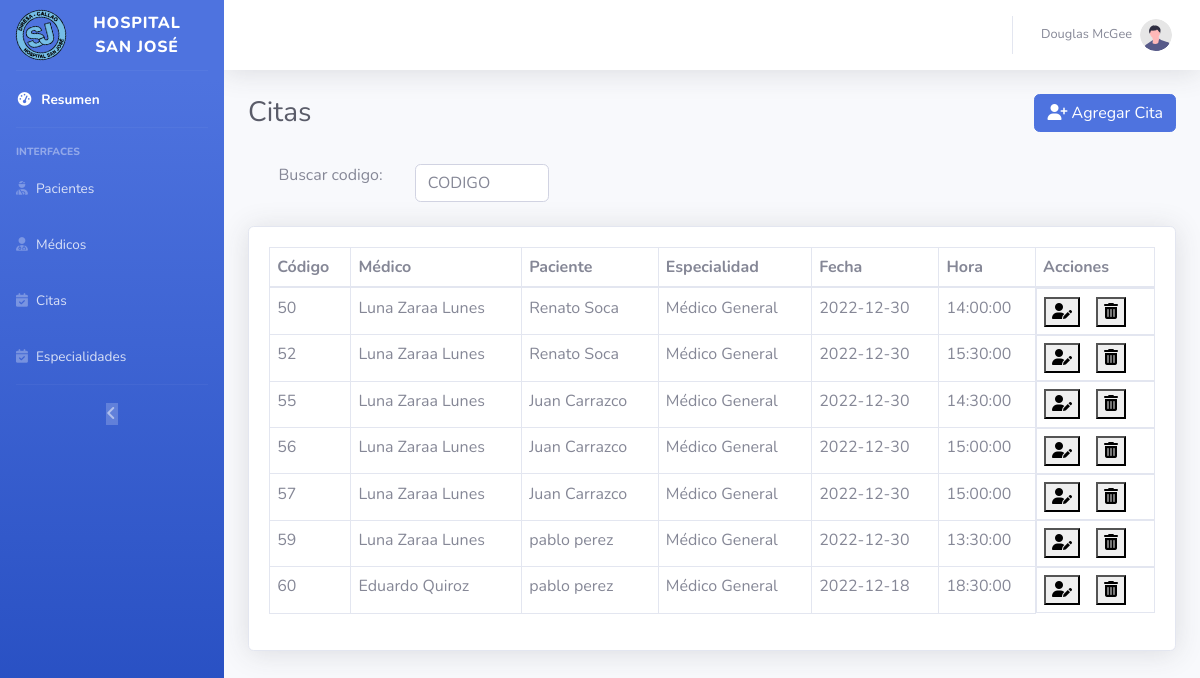
The app's page /admin/citas (signed in) with its own data.
### tables this page shows
CREATE TABLE `cita` (
  `id` int NOT NULL,
  `ID_Paciente` int NOT NULL,
  `ID_Medico` int NOT NULL,
  `ID_Horario` int NOT NULL,
  `Area` varchar(50) NOT NULL,
  `Fecha_Creacion` timestamp NOT NULL DEFAULT CURRENT_TIMESTAMP ON UPDATE CURRENT_TIMESTAMP,
  `Estado` varchar(50) NOT NULL
);

CREATE TABLE `medico` (
  `id` int NOT NULL,
  `ID_Especialidad` int NOT NULL,
  `Nombre` varchar(50) NOT NULL,
  `Ape_Paterno` varchar(50) NOT NULL,
  `Ape_Materno` varchar(50) NOT NULL,
  `Genero` varchar(15) NOT NULL,
  `T_Doc` varchar(20) NOT NULL,
  `Nro_Doc` char(15) NOT NULL,
  `Telefono` char(9) NOT NULL,
  `Fecha_Creacion` timestamp NOT NULL DEFAULT CURRENT_TIMESTAMP ON UPDATE CURRENT_TIMESTAMP,
  `Estado` varchar(15) NOT NULL DEFAULT 'Activo',
  `id_login` int NOT NULL
);

CREATE TABLE `paciente` (
  `id` int NOT NULL,
  `Nombre` varchar(50) NOT NULL,
  `Ape_Paterno` varchar(50) NOT NULL,
  `Ape_Materno` varchar(50) NOT NULL,
  `Edad` char(3) NOT NULL,
  `Genero` varchar(30) NOT NULL,
  `T_Doc` varchar(50) NOT NULL,
  `Nr_Doc` char(15) NOT NULL,
  `Fecha_Nacimiento` date NOT NULL,
  `Telefono` char(9) NOT NULL,
  `Fecha_Creacion` timestamp NOT NULL DEFAULT CURRENT_TIMESTAMP ON UPDATE CURRENT_TIMESTAMP,
  `Estado` varchar(20) NOT NULL DEFAULT 'Activo',
  `id_login` int NOT NULL
);

CREATE TABLE `horario` (
  `id` int NOT NULL,
  `ID_Medico` int NOT NULL,
  `Fecha` date NOT NULL,
  `Hora_Inicio` time NOT NULL,
  `Hora_Fin` time NOT NULL,
  `Intervalo` int NOT NULL,
  `Hora` time NOT NULL,
  `Fecha_Creacion` timestamp NOT NULL DEFAULT CURRENT_TIMESTAMP ON UPDATE CURRENT_TIMESTAMP,
  `Estado` varchar(30) NOT NULL
);

### controllers/AdminCitasController.php (called while the page is built, shortened)
<?php
class AdminCitasController
{
    public static function citas(Router $router)
    {
        if ($_SESSION['usuario'] == 1) {
            $especialidades = Especialidades::allActivos();
            $medicos = Medico::allActivos();
            $horarios = Horario::allDisponibles();
            $pacientes = Paciente::allActivos();
            $citaMostrar = Cita::allEspera();
            foreach ($citaMostrar as $row) {
                $paciente = Paciente::find($row->ID_Paciente);
                $row->NombrePaciente = $paciente->Nombre . " " . $paciente->Ape_Paterno;
                $medico = Medico::find($row->ID_Medico);
                $row->NombreMedico = $medico->Nombre . " " . $medico->Ape_Paterno;
                $horario = Horario::find($row->ID_Horario);
                $row->Fecha_Cita = $horario->Fecha;
                $row->Hora_Cita = $horario->Hora;
            }
        } else {
            header('Location: /');
        }
        $router->render('admin/citas/index', 'layout-admin', [
            'especialidades' => $especialidades,
            'medicos' => $medicos,
            'horarios' => $horarios,
            'pacientes' => $pacientes,
            'citaMostrar' => $citaMostrar,
        ]);
    }
}

### public/index.php (called while the page is built, shortened)
<?php
$router = new Router();
$router->get('/', [PageController::class, 'index']);
$router->get('/nosotros', [PageController::class, 'nosotros']);
$router->get('/servicios', [PageController::class, 'servicios']);
$router->get('/medicos', [PageController::class, 'medicos']);
$router->get('/contacto', [PageController::class, 'contacto']);
$router->post('/contacto', [PageController::class, 'contacto']);
$router->get('/admin/index', [AdminPacientesController::class, 'index']);
$router->get('/admin/pacientes', [AdminPacientesController::class, 'pacientes']);
$router->get('/pacientes/reporte', [ReportesController::class, 'pacienteReporte']);
$router->post('/pacientes/registrar', [AdminPacientesController::class, 'pacientesRegistrar']);
$router->post('/pacientes/eliminar', [AdminPacientesController::class, 'pacientesEliminar']);
$router->post('/pacientes/actualizar', [AdminPacientesController::class, 'pacientesActualizar']);
$router->post('/pacientes/historial', [AdminPacientesController::class, 'historial']);
$router->post('/pacientes/detallemedico', [AdminPacientesController::class, 'detallemedico']);
$router->get('/admin/medicos', [AdminMedicosController::class, 'medicos']);
$router->get('/medicos/reporte', [ReportesController::class, 'medicoReporte']);
$router->post('/medicos/agregar', [AdminMedicosController::class, 'medicoAgregar']);
$router->post('/medicos/actualizar', [AdminMedicosController::class, 'medicoActualizar']);
$router->post('/medicos/eliminar', [AdminMedicosController::class, 'medicoEliminar']);
$router->post('/medicos/horario', [AdminMedicosController::class, 'HorarioMedico']);
$router->get('/admin/citas', [AdminCitasController::class, 'citas']);
$router->post('/citas/registrar', [AdminCitasController::class, 'registrarcita']);
$router->post('/citas/reprogramar', [AdminCitasController::class, 'reprogramarcita']);
$router->post('/citas/eliminar', [AdminCitasController::class, 'eliminarcita']);
$router->get('/admin/especialidades', [AdminEspecialidadController::class, 'especialidades']);
$router->post('/especialidades/agregar', [AdminEspecialidadController::class, 'especialidadAgregar']);
$router->post('/especialidades/actualizar', [AdminEspecialidadController::class, 'especialidadActualizar']);
$router->post('/especialidades/eliminar', [AdminEspecialidadController::class, 'especialidadEliminar']);
$router->get('/paciente', [PacienteController::class, 'index']);
$router->get('/paciente/citaspasadas', [PacienteController::class, 'citaspasadas']);
$router->post('/paciente/registrarcita', [PacienteController::class, 'registrarcita']);
$router->post('/paciente/reprogramar', [PacienteController::class, 'reprogramarcita']);
$router->post('/paciente/eliminarcita', [PacienteController::class, 'eliminarcita']);
$router->post('/paciente/detallemedico', [PacienteController::class, 'detallemedico']);
$router->get('/doctor', [DoctorController::class, 'index']);
$router->post('/doctor', [DoctorController::class, 'index']);
$router->post('/doctor/entrarcita', [DoctorController::class, 'entrarcita']);
$router->post('/doctor/historia', [DoctorController::class, 'historia']);
$router->post('/doctor/ficha', [DoctorController::class, 'fichamedica']);
$router->post('/doctor/guardarficha', [DoctorController::class, 'guardarficha']);
$router->get('/login', [LoginController::class, 'login']);
$router->post('/login', [LoginController::class, 'login']);
$router->get('/registro', [LoginController::class, 'registro']);
$router->post('/registro', [LoginController::class, 'registro']);
$router->get('/logout', [LoginController::class, 'logout']);
$router->comprobarRutas();

### models/ActiveRecord.php (called while the page is built, shortened)
<?php
class ActiveRecord
{
    protected static $db;
    protected static $tabla = '';
    public static function setDB($database)
    {
        self::$db = $database;
    }
    public static function allDisponibles()
    {
        $query = "SELECT * FROM " . static::$tabla . " WHERE Estado='Disponible'";
        $resultado = self::consultSQL($query);
        return $resultado;
    }
    public static function allEspera()
    {
        $query = "SELECT * FROM " . static::$tabla . " WHERE Estado='Espera'";
        $resultado = self::consultSQL($query);
        return $resultado;
    }
    public static function consultSQL($query)
    {
        try {
            $resultado = self::$db->query($query);
            $array = [];
            while ($registro = $resultado->fetch_assoc()) {
                $array[] = static::createObject($registro);
            }
            return $array;
        } catch (\Throwable $th) {
            return [];
        }
    }
    public static function createObject($registro)
    {
        $objeto = new static;
        foreach ($registro as $key => $value) {
            if (property_exists($objeto, $key)) {
                $objeto->$key = $value;
            }
        }
        return $objeto;
    }
}

### views/admin/citas/index.php (the view, shortened to what this page needs)
<div id="content-wrapper" class="d-flex flex-column">
  <div id="content">
    <nav class="navbar navbar-expand navbar-light bg-white topbar mb-4 static-top shadow">
      <ul class="navbar-nav ml-auto">
        <li class="nav-item dropdown no-arrow">
          <a class="nav-link dropdown-toggle" href="#" id="userDropdown" role="button" data-toggle="dropdown" aria-haspopup="true" aria-expanded="false">
            <span class="mr-2 d-none d-lg-inline text-gray-600 small">Douglas McGee</span>
            <img class="img-profile rounded-circle" src="/build/images/undraw_profile.svg" />
          </a>
        </li>
      </ul>
    </nav>
    <div class="container-fluid">
      <div class="d-sm-flex align-items-center justify-content-between mb-4">
        <h1 class="h3 mb-0 text-gray-800">Citas</h1>
        <button type="button" class="btn btn-primary" data-bs-toggle="modal" data-bs-target="#agregarCita">
          <i class="fas fa-user-plus"> </i>
          Agregar Cita
        </button>
      </div>
      <div class="mb-3 row">
            <div class="col-2 text-end">
            <label  class="col-form-label">Buscar codigo:</label>
            </div>
            <div class="col-2">
            <input class="form-control" type="text" placeholder="CODIGO"  id="myInput" onkeyup="BuscarCodigo()" >
            </div>
          </div>
      <div class="card shadow mb-4">
        <div class="card-body">
          <div class="table-responsive">
            <table class="table table-bordered" id="dataTable1" width="100%" cellspacing="0">
              <thead>
                <tr>
                  <th>Código</th>
                  <th>Médico</th>
                  <th>Paciente</th>
                  <th>Especialidad</th>
                  <th>Fecha</th>
                  <th>Hora</th>
                  <th>Acciones</th>
                </tr>
              </thead>
              <tbody>
                <?php
                  $horario = [];
                  foreach ($horarios as $row) {
                    $horario[] = $row->id;
                    $horario[] = $row->Fecha;
                    $horario[] = $row->Hora;
                    $horario[] = $row->ID_Medico;
                  }
                ?>
                <?php foreach ($citaMostrar as $row) { ?>
                  <tr>
                    <td><?php echo $row->id ?></td>
                    <td><?php echo $row->NombreMedico ?></td>
                    <td><?php echo $row->NombrePaciente ?></td>
                    <td><?php echo $row->Area ?></td>
                    <td><?php echo $row->Fecha_Cita ?></td>
                    <td><?php echo $row->Hora_Cita ?></td>
                    <td class="flex-btns">
                      <button type="button" class=" " data-bs-toggle="modal" <?php echo "onclick='ReprogramarCita(\"" . implode(",", (array)$row) . "\",\"" . implode(",", (array)$horario) . "\")'" ?> data-bs-target="#editarCita">
                        <i class="fas fa-user-edit"></i>
                      </button>
                      <form action="/citas/eliminar" method="POST">
                        <button type="submit">
                          <i class="fas fa-trash-alt"></i>
                        </button>
                      </form>
                    </td>
                  </tr>
                <?php  } ?>
              </tbody>
            </table>
          </div>
        </div>
      </div>
    </div>
  </div>
</div>

### Router.php (shortened to what this page needs)
<?php
    class Router {
        public $rutasGET = [];
        public $rutasPOST = [];
        public function get($url, $fn) {
            $this->rutasGET[$url] = $fn;
        }
        public function post($url, $fn) {
            $this->rutasPOST[$url] = $fn;
        }
        public function comprobarRutas() {
            $urlActual = $_SERVER['PATH_INFO'] ?? '/';
            $metodo = $_SERVER['REQUEST_METHOD'];
            if ($metodo === 'GET') {
                $function =  $this->rutasGET[$urlActual] ?? null;
            } else {
                $function =  $this->rutasPOST[$urlActual] ?? null;
            }
            if ($function) {
                call_user_func($function, $this);
            } else {
                echo '404 Pagina no encontrada';
            }
        }
        public function render( $view, $layout, $datos = []) {
            include_once __DIR__. "/views/$view.php";
            $contenido = ob_get_clean();
            include_once __DIR__."/views/$layout.php";
        }
    }

### views/layout-admin.php (shortened to what this page needs)
<!DOCTYPE html>
<html lang="es">
<head>
    <link href="https://cdn.jsdelivr.net/npm/bootstrap@5.2.3/dist/css/bootstrap.min.css" rel="stylesheet">
    <link href="/build/css/sb-admin-2.min.css" rel="stylesheet">
    <link href="/build/css/admin.css" rel="stylesheet">
</head>
<body id="page-top">
    <div id="wrapper">
        <ul class="navbar-nav bg-gradient-primary sidebar sidebar-dark accordion" id="accordionSidebar">
            <a class="sidebar-brand d-flex align-items-center justify-content-center" href="index.html">
                <div class="sidebar-brand-icon rotate-n-15">
                    <img src="/build/images/Logo_hospital_San_José_del_Callao.svg.png" width="50px" alt="">
                </div>
                <div class="sidebar-brand-text mx-3">Hospital San José</div>
            </a>
            <hr class="sidebar-divider my-0">
            <li class="nav-item active">
                <a class="nav-link" href="/admin/index">
                    <i class="fas fa-fw fa-tachometer-alt"></i>
                    <span>Resumen</span>
                </a>
            </li>
            <hr class="sidebar-divider">
            <div class="sidebar-heading">
                Interfaces
            </div>
            <li class="nav-item">
                <a class="nav-link" href="/admin/pacientes">
                    <i class="fas fa-user-injured"></i>
                    <span>Pacientes</span>
                </a>
            </li>
            <li class="nav-item">
                <a class="nav-link" href="/admin/medicos">
                    <i class="fas fa-user-md"></i>
                    <span>Médicos</span>
                </a>
            </li>
            <li class="nav-item">
                <a class="nav-link" href="/admin/citas">
                    <i class="fas fa-calendar-check"></i>
                    <span>Citas</span>
                </a>
            </li>
            <li class="nav-item">
                <a class="nav-link" href="/admin/especialidades">
                    <i class="fas fa-calendar-check"></i>
                    <span>Especialidades</span>
                </a>
            </li>
            <hr class="sidebar-divider d-none d-md-block">
            <div class="text-center d-none d-md-inline">
                <a href="/logout" class=" border-10" id="sidebarToggle"></a>
            </div>
        </ul>
        <?php echo $contenido; ?>
    </div>
</body>
</html>

### public/build/css/admin.css (style rules this page uses)
.flex-btns { display: flex; gap: 1rem; }
.table td, .table th { padding: .45rem; }
.table-bordered>:not(caption)>* { border-width: 0; }

### views/admin/citas/index.php (style rules this page uses)
select, input { margin: 8px; padding: 5px; }

### records on screen
cita: id "50", ID_Medico.Ape_Paterno "Luna Zaraa Lunes", ID_Paciente.Ape_Paterno "Renato Soca", Area "Médico General", ID_Horario.Fecha "2022-12-30", ID_Horario.Hora "14:00:00"
cita: id "52", ID_Medico.Ape_Paterno "Luna Zaraa Lunes", ID_Paciente.Ape_Paterno "Renato Soca", Area "Médico General", ID_Horario.Fecha "2022-12-30", ID_Horario.Hora "15:30:00"
cita: id "55", ID_Medico.Ape_Paterno "Luna Zaraa Lunes", ID_Paciente.Ape_Paterno "Juan Carrazco", Area "Médico General", ID_Horario.Fecha "2022-12-30", ID_Horario.Hora "14:30:00"
cita: id "56", ID_Medico.Ape_Paterno "Luna Zaraa Lunes", ID_Paciente.Ape_Paterno "Juan Carrazco", Area "Médico General", ID_Horario.Fecha "2022-12-30", ID_Horario.Hora "15:00:00"
cita: id "57", ID_Medico.Ape_Paterno "Luna Zaraa Lunes", ID_Paciente.Ape_Paterno "Juan Carrazco", Area "Médico General", ID_Horario.Fecha "2022-12-30", ID_Horario.Hora "15:00:00"
cita: id "59", ID_Medico.Ape_Paterno "Luna Zaraa Lunes", ID_Paciente.Ape_Paterno "pablo perez", Area "Médico General", ID_Horario.Fecha "2022-12-30", ID_Horario.Hora "13:30:00"
cita: id "60", ID_Medico.Ape_Paterno "Eduardo Quiroz", ID_Paciente.Ape_Paterno "pablo perez", Area "Médico General", ID_Horario.Fecha "2022-12-18", ID_Horario.Hora "18:30:00"
